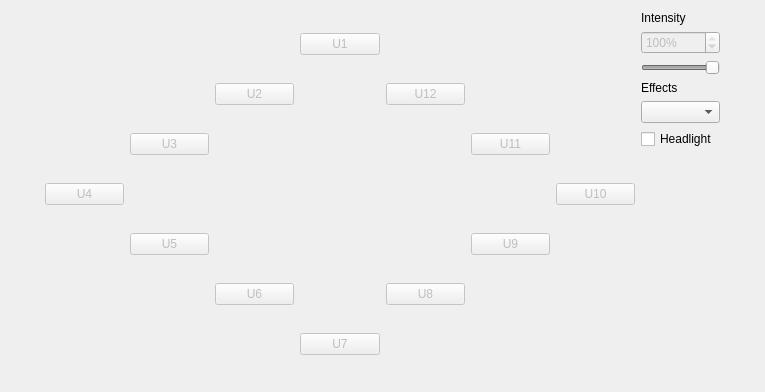
<?xml version="1.0" encoding="UTF-8"?>
<ui version="4.0">
 <class>Form</class>
 <widget class="QWidget" name="Form">
  <property name="geometry">
   <rect>
    <x>0</x>
    <y>0</y>
    <width>765</width>
    <height>392</height>
   </rect>
  </property>
  <property name="windowTitle">
   <string>Plot</string>
  </property>
  <layout class="QHBoxLayout" name="horizontalLayout">
   <item>
    <spacer name="horizontalSpacer">
     <property name="orientation">
      <enum>Qt::Orientation::Horizontal</enum>
     </property>
     <property name="sizeHint" stdset="0">
      <size>
       <width>40</width>
       <height>20</height>
      </size>
     </property>
    </spacer>
   </item>
   <item>
    <layout class="QGridLayout" name="gridLayout">
     <item row="3" column="0">
      <widget class="QPushButton" name="_u4">
       <property name="enabled">
        <bool>false</bool>
       </property>
       <property name="minimumSize">
        <size>
         <width>5</width>
         <height>0</height>
        </size>
       </property>
       <property name="autoFillBackground">
        <bool>false</bool>
       </property>
       <property name="text">
        <string>U4</string>
       </property>
      </widget>
     </item>
     <item row="3" column="6">
      <widget class="QPushButton" name="_u10">
       <property name="enabled">
        <bool>false</bool>
       </property>
       <property name="sizePolicy">
        <sizepolicy hsizetype="Minimum" vsizetype="Fixed">
         <horstretch>0</horstretch>
         <verstretch>0</verstretch>
        </sizepolicy>
       </property>
       <property name="minimumSize">
        <size>
         <width>5</width>
         <height>0</height>
        </size>
       </property>
       <property name="text">
        <string>U10</string>
       </property>
      </widget>
     </item>
     <item row="0" column="3">
      <widget class="QPushButton" name="_u1">
       <property name="enabled">
        <bool>false</bool>
       </property>
       <property name="sizePolicy">
        <sizepolicy hsizetype="Minimum" vsizetype="Fixed">
         <horstretch>0</horstretch>
         <verstretch>0</verstretch>
        </sizepolicy>
       </property>
       <property name="minimumSize">
        <size>
         <width>5</width>
         <height>0</height>
        </size>
       </property>
       <property name="text">
        <string>U1</string>
       </property>
      </widget>
     </item>
     <item row="6" column="3">
      <widget class="QPushButton" name="_u7">
       <property name="enabled">
        <bool>false</bool>
       </property>
       <property name="minimumSize">
        <size>
         <width>5</width>
         <height>0</height>
        </size>
       </property>
       <property name="text">
        <string>U7</string>
       </property>
      </widget>
     </item>
     <item row="2" column="1">
      <widget class="QPushButton" name="_u3">
       <property name="enabled">
        <bool>false</bool>
       </property>
       <property name="minimumSize">
        <size>
         <width>5</width>
         <height>0</height>
        </size>
       </property>
       <property name="text">
        <string>U3</string>
       </property>
      </widget>
     </item>
     <item row="1" column="2">
      <widget class="QPushButton" name="_u2">
       <property name="enabled">
        <bool>false</bool>
       </property>
       <property name="minimumSize">
        <size>
         <width>5</width>
         <height>0</height>
        </size>
       </property>
       <property name="text">
        <string>U2</string>
       </property>
      </widget>
     </item>
     <item row="1" column="4">
      <widget class="QPushButton" name="_u12">
       <property name="enabled">
        <bool>false</bool>
       </property>
       <property name="minimumSize">
        <size>
         <width>5</width>
         <height>0</height>
        </size>
       </property>
       <property name="text">
        <string>U12</string>
       </property>
      </widget>
     </item>
     <item row="2" column="5">
      <widget class="QPushButton" name="_u11">
       <property name="enabled">
        <bool>false</bool>
       </property>
       <property name="minimumSize">
        <size>
         <width>5</width>
         <height>0</height>
        </size>
       </property>
       <property name="text">
        <string>U11</string>
       </property>
      </widget>
     </item>
     <item row="4" column="1">
      <widget class="QPushButton" name="_u5">
       <property name="enabled">
        <bool>false</bool>
       </property>
       <property name="minimumSize">
        <size>
         <width>5</width>
         <height>0</height>
        </size>
       </property>
       <property name="text">
        <string>U5</string>
       </property>
      </widget>
     </item>
     <item row="5" column="2">
      <widget class="QPushButton" name="_u6">
       <property name="enabled">
        <bool>false</bool>
       </property>
       <property name="minimumSize">
        <size>
         <width>5</width>
         <height>0</height>
        </size>
       </property>
       <property name="text">
        <string>U6</string>
       </property>
      </widget>
     </item>
     <item row="5" column="4">
      <widget class="QPushButton" name="_u8">
       <property name="enabled">
        <bool>false</bool>
       </property>
       <property name="minimumSize">
        <size>
         <width>5</width>
         <height>0</height>
        </size>
       </property>
       <property name="text">
        <string>U8</string>
       </property>
      </widget>
     </item>
     <item row="4" column="5">
      <widget class="QPushButton" name="_u9">
       <property name="enabled">
        <bool>false</bool>
       </property>
       <property name="minimumSize">
        <size>
         <width>5</width>
         <height>0</height>
        </size>
       </property>
       <property name="text">
        <string>U9</string>
       </property>
      </widget>
     </item>
    </layout>
   </item>
   <item>
    <layout class="QGridLayout" name="gridLayout_2">
     <item row="0" column="1">
      <layout class="QGridLayout" name="gridLayout_3">
       <item row="1" column="0">
        <widget class="QSpinBox" name="_intensity_spin">
         <property name="enabled">
          <bool>false</bool>
         </property>
         <property name="suffix">
          <string>%</string>
         </property>
         <property name="prefix">
          <string/>
         </property>
         <property name="minimum">
          <number>1</number>
         </property>
         <property name="maximum">
          <number>100</number>
         </property>
         <property name="value">
          <number>100</number>
         </property>
        </widget>
       </item>
       <item row="4" column="0">
        <widget class="QComboBox" name="_led_ring_effect"/>
       </item>
       <item row="0" column="0">
        <widget class="QLabel" name="label">
         <property name="text">
          <string>Intensity</string>
         </property>
        </widget>
       </item>
       <item row="6" column="0">
        <spacer name="verticalSpacer">
         <property name="orientation">
          <enum>Qt::Orientation::Vertical</enum>
         </property>
         <property name="sizeHint" stdset="0">
          <size>
           <width>20</width>
           <height>40</height>
          </size>
         </property>
        </spacer>
       </item>
       <item row="2" column="0">
        <widget class="QSlider" name="_intensity_slider">
         <property name="enabled">
          <bool>false</bool>
         </property>
         <property name="minimum">
          <number>1</number>
         </property>
         <property name="maximum">
          <number>100</number>
         </property>
         <property name="value">
          <number>100</number>
         </property>
         <property name="orientation">
          <enum>Qt::Orientation::Horizontal</enum>
         </property>
         <property name="invertedAppearance">
          <bool>false</bool>
         </property>
         <property name="tickPosition">
          <enum>QSlider::TickPosition::NoTicks</enum>
         </property>
         <property name="tickInterval">
          <number>10</number>
         </property>
        </widget>
       </item>
       <item row="3" column="0">
        <widget class="QLabel" name="label_2">
         <property name="text">
          <string>Effects</string>
         </property>
        </widget>
       </item>
       <item row="5" column="0">
        <widget class="QCheckBox" name="_led_ring_headlight">
         <property name="text">
          <string>Headlight</string>
         </property>
        </widget>
       </item>
      </layout>
     </item>
    </layout>
   </item>
   <item>
    <spacer name="horizontalSpacer_2">
     <property name="orientation">
      <enum>Qt::Orientation::Horizontal</enum>
     </property>
     <property name="sizeHint" stdset="0">
      <size>
       <width>40</width>
       <height>20</height>
      </size>
     </property>
    </spacer>
   </item>
  </layout>
 </widget>
 <resources/>
 <connections/>
</ui>
